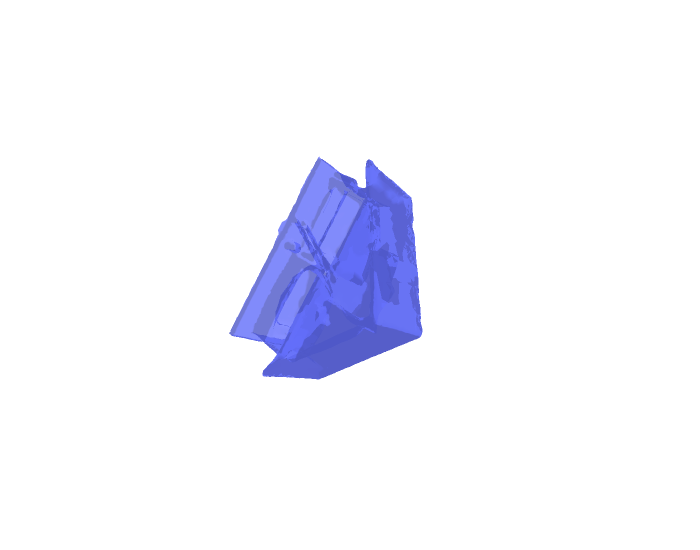

Source (notebook cell):
### Markdown cell above
## Step 1
* Input: Voxelization resolution, 
* n number of orientations(# of dips?)
* Select standard shape (sphere, cube, tetrahedron) 
* Generalize: Input triangle mesh (.obj)

### Code cell
mesh_input = trimesh.load("farm.obj", force="mesh")
see_mesh(mesh_input, False)

### Figure 1 — Plotly figure (JSON) as saved in the notebook; plotly's stock layout.template omitted (floating-point values rounded to 4 significant figures; data arrays with more than 128 entries replaced by an {"elided": "..."} marker saying what was removed)
{"data": [{"i": {"elided": "24247 int values"}, "j": {"elided": "24247 int values"}, "k": {"elided": "24247 int values"}, "opacity": 0.8, "type": "mesh3d", "x": {"elided": "15008 float values"}, "y": {"elided": "15008 float values"}, "z": {"elided": "15008 float values"}}], "layout": {"height": 550, "scene": {"aspectmode": "data", "xaxis": {"showgrid": false, "title": {"text": "x"}, "visible": false}, "yaxis": {"showgrid": false, "title": {"text": "y"}, "visible": false}, "zaxis": {"showgrid": false, "title": {"text": "z"}, "visible": false}}, "width": 700}}
